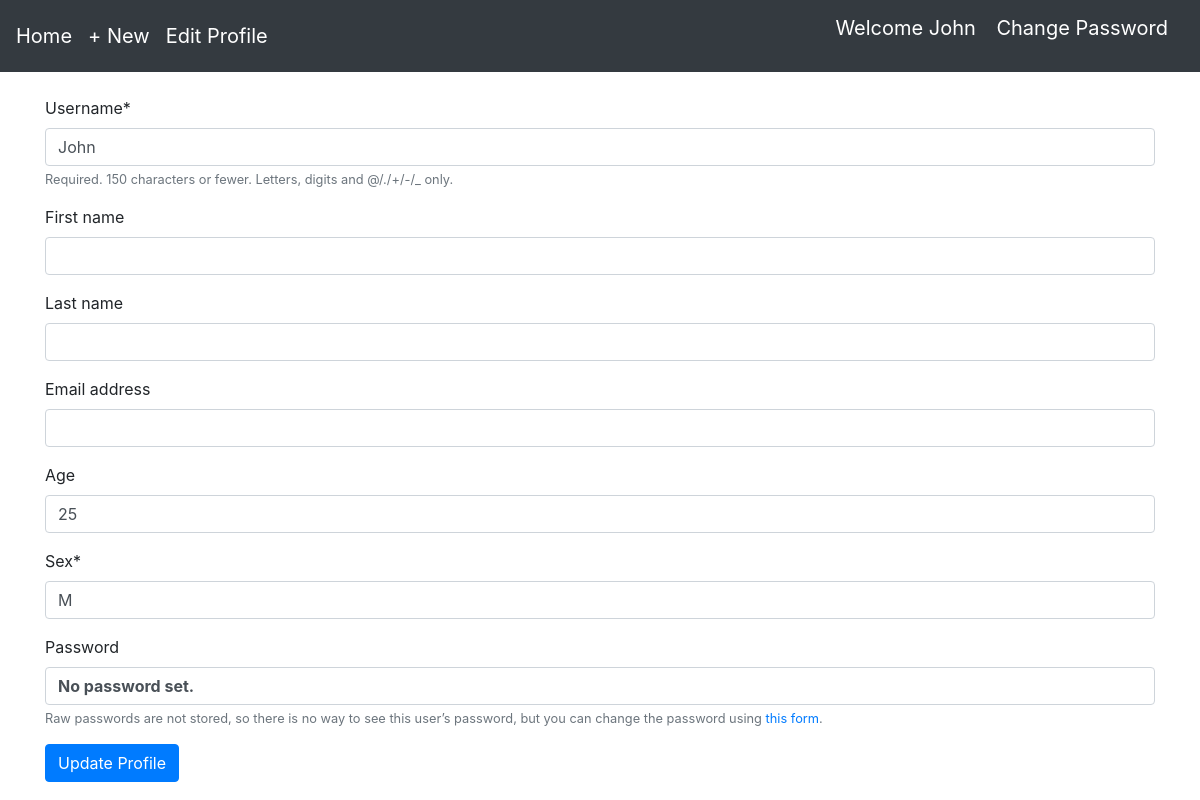
Page /users/edit_profile/ (signed in) on the committed database.
### users/models.py (models this page shows)
class CustomUser(AbstractUser):
    age = models.PositiveIntegerField(null=True, blank=True)
    sex = models.CharField(max_length=10)

### users/views.py (the view)
# urls.py: path('edit_profile/', ProfileEditView.as_view(), name='edit_profile'),
class ProfileEditView(UpdateView):
    form_class = CustomUserChangeForm
    success_url = reverse_lazy('home')
    template_name = 'edit_profile.html'
    def get_object(self):
        return self.request.user

### users/forms.py
class CustomUserChangeForm(UserChangeForm):
    class Meta(UserChangeForm):
        model = CustomUser
        fields = ('username', 'first_name', 'last_name', 'email', 'age', 'sex')

### templates/edit_profile.html (shortened to what this page needs)
{% extends 'base.html' %}
{% load crispy_forms_tags %}
{% block content %}
<form action="" method="post">
    {{ form|crispy }}
    <button type="submit" class="btn btn-primary">Update Profile</button>
</form>
{% endblock content %}

### templates/base.html (shortened to what this page needs)
<!doctype html>
<html lang="en">
  <head>
    <link rel="stylesheet" href="https://stackpath.bootstrapcdn.com/bootstrap/4.3.1/css/bootstrap.min.css">
  </head>
  <body>
    <nav class="navbar navbar-expand-md navbar-dark bg-dark mb-4">
    <a class="navbar-brand" href="{% url 'home' %}">Home</a>
     {% if user.is_authenticated %}
        <a class="navbar-brand" href="{% url 'article_create' %}">+ New</a>
        <a class="navbar-brand" href="{% url 'edit_profile' %}">Edit Profile</a>
     {% endif %}
    <div class="collapse navbar-collapse" id="navbarCollapse">
        {% if user.is_authenticated %}
            <ul class="navbar-nav ml-auto">
                <li class="nav-item">
                    <p class="navbar-brand"> Welcome {{ user.username }} </p>
                    <a class="navbar-brand" href="{% url 'password_change' %}">Change Password</a>
                </li>
            </ul>
        {% else %}
            <form class="form-inline ml-auto">
                <a href="{% url 'login' %}" class="btn btn-outline-secondary">Login</a>
                <a href="{% url 'signup' %}" class="btn btn-primary ml-2">Sign up</a>
            </form>
        {% endif %}
    </div>
</nav>
<div class="container">
{% block content %}
{% endblock content %}
</div>
  </body>
</html>

### rows in the picture
CustomUser: username "John", age "25", sex "M"
